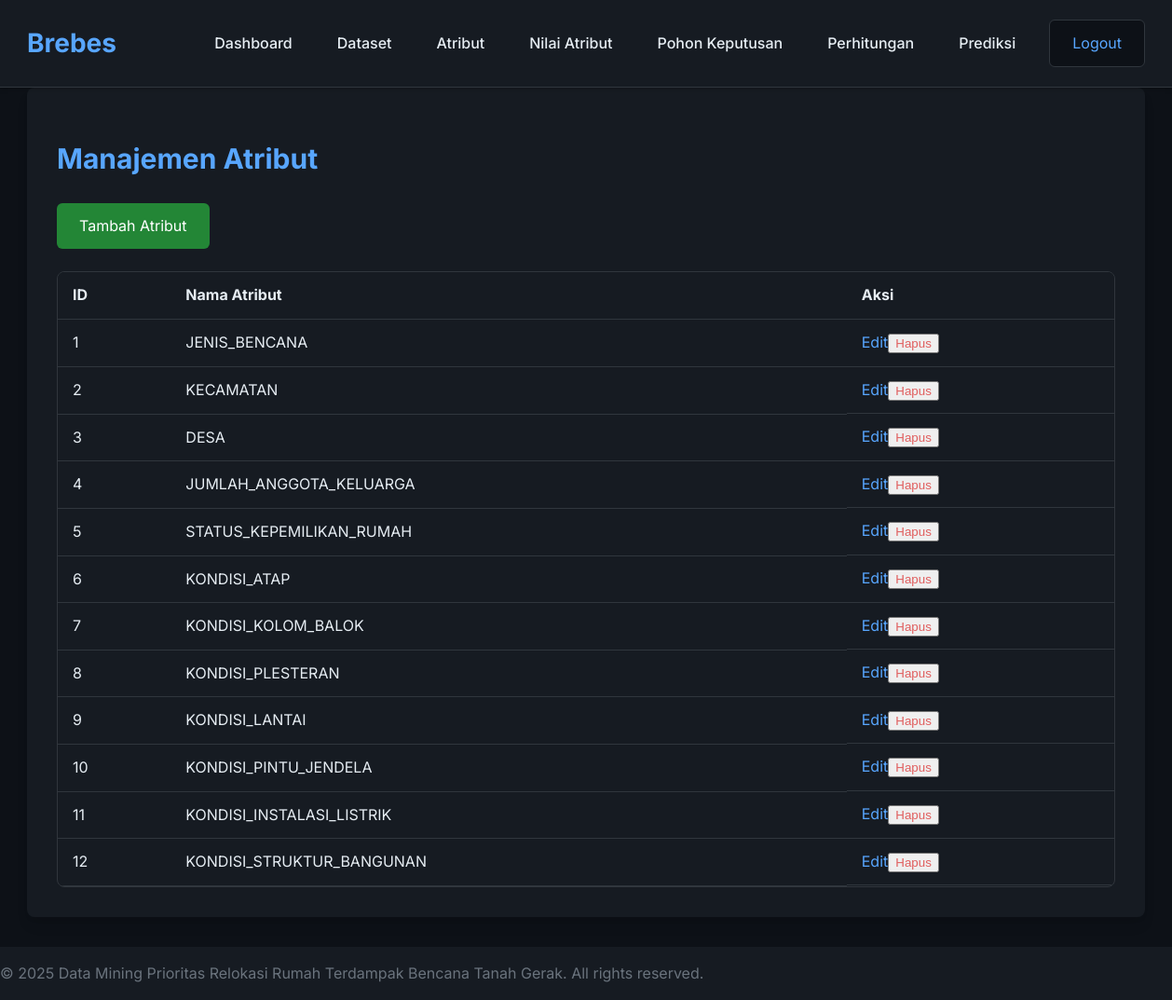
Page /attributes (signed in) on the committed database.
### app.py (models this page shows)
class Atribut(db.Model):
    __tablename__ = 'tb_atribut'
    id = db.Column(db.Integer, primary_key=True)
    nama = db.Column(db.String(100), nullable=False, unique=True)
    nilai_atributs = db.relationship('NilaiAtribut', backref='atribut', lazy=True, cascade="all, delete-orphan")

### app.py (the view)
@app.route('/attributes')
@login_required
def attributes():
    all_attributes = Atribut.query.all()
    return render_template('attributes.html', attributes=all_attributes)

### app.py (called while the page is built)
def login_required(f):
    from functools import wraps
    @wraps(f)
    def decorated_function(*args, **kwargs):
        if 'logged_in' not in session:
            flash('Anda harus login sebagai admin untuk mengakses halaman ini.', 'warning')
            return redirect(url_for('landing_page')) # Arahkan ke landing page jika tidak login
        return f(*args, **kwargs)
    return decorated_function

### templates/attributes.html (shortened to what this page needs)
{% extends "base.html" %}
{% block content %}
<div class="bg-dark-700 p-8 rounded-lg shadow-lg">
    <h1 class="text-3xl font-bold text-blue-500 mb-6">Manajemen Atribut</h1>
    <div class="flex gap-4 mb-6">
        <a href="{{ url_for('add_attribute') }}" class="btn btn-primary">Tambah Atribut</a>
    </div>
    <div class="table-container">
        <table class="min-w-full">
            <thead>
                <tr>
                    <th class="py-3 px-4">ID</th>
                    <th class="py-3 px-4">Nama Atribut</th>
                    <th class="py-3 px-4">Aksi</th>
                </tr>
            </thead>
            <tbody>
                {% for attr in attributes %}
                <tr class="border-b border-gray-700">
                    <td class="py-3 px-4">{{ attr.id }}</td>
                    <td class="py-3 px-4">{{ attr.nama }}</td>
                    <td class="py-3 px-4 flex gap-2">
                        <a href="{{ url_for('edit_attribute', id=attr.id) }}" class="text-blue-500 hover:text-blue-400">Edit</a>
                        <form action="{{ url_for('delete_attribute', id=attr.id) }}" method="POST" onsubmit="return confirm('Apakah Anda yakin ingin menghapus atribut ini? Semua nilai atribut terkait juga akan dihapus.');" class="inline-block">
                            <button type="submit" class="text-red-500 hover:text-red-400 bg-transparent border-none cursor-pointer p-0">Hapus</button>
                        </form>
                    </td>
                </tr>
                {% endfor %}
            </tbody>
        </table>
    </div>
</div>
{% endblock %}

### templates/base.html (shortened to what this page needs)
<!DOCTYPE html>
<html lang="id">
<head>
    <link rel="stylesheet" href="{{ url_for('static', filename='css/style.css') }}">
</head>
<body class="bg-dark-900 text-gray-100 min-h-screen flex flex-col">
    <nav class="navbar">
        <div class="container flex items-center justify-between">
            <a href="{{ url_for('landing_page') }}" class="brand">Brebes</a>
            <div class="nav-items" id="menuItems">
                {% if session.logged_in %}
                    <a href="{{ url_for('dashboard') }}" class="nav-link">Dashboard</a>
                    <a href="{{ url_for('dataset') }}" class="nav-link">Dataset</a>
                    <a href="{{ url_for('attributes') }}" class="nav-link">Atribut</a>
                    <a href="{{ url_for('attribute_values') }}" class="nav-link">Nilai Atribut</a>
                    <a href="{{ url_for('tree') }}" class="nav-link">Pohon Keputusan</a>
                    <a href="{{ url_for('calculation') }}" class="nav-link">Perhitungan</a>
                {% endif %}
                <a href="{{ url_for('predict') }}" class="nav-link">Prediksi</a>
                {% if session.logged_in %}
                    <a href="{{ url_for('logout') }}" class="btn btn-secondary ml-4">Logout</a>
                {% else %}
                    <a href="{{ url_for('login') }}" class="btn btn-primary ml-4">Login Admin</a>
                {% endif %}
            </div>
        </div>
    </nav>
    <main class="flex-grow">
        <div class="container px-4 py-8">
            {% block content %}{% endblock %}
        </div>
    </main>
    <footer class="bg-dark-700 text-gray-500 text-center py-4 mt-8 border-t border-gray-700">
        <p>&copy; 2025 Data Mining Prioritas Relokasi Rumah Terdampak Bencana Tanah Gerak. All rights reserved.</p>
    </footer>
</body>
</html>

### static/css/style.css (style rules this page uses)
body { font-family: 'Inter', sans-serif; background-color: #0d1117; color: #e6edf3; margin: 0; padding: 0; box-sizing: border-box; line-height: 1.6; }
h1, h2, h3, h4, h5, h6 { color: #e6edf3; margin-bottom: 0.5em; }
a { color: #58a6ff; text-decoration: none; }
.container { max-width: 1200px; margin: 0 auto; padding: 0 1.5rem; }
.flex { display: flex; }
.items-center { align-items: center; }
.justify-between { justify-content: space-between; }
.flex-col { flex-direction: column; }
.gap-4 { gap: 1rem; }
.rounded-lg { border-radius: 0.5rem; }
.shadow-lg { box-shadow: 0 10px 15px -3px rgba(0, 0, 0, 0.1), 0 4px 6px -2px rgba(0, 0, 0, 0.05); }
.bg-dark-700 { background-color: #161b22; }
.text-blue-500 { color: #58a6ff; }
.text-red-500 { color: #e05e5e; }
.text-gray-500 { color: #6a737d; }
.font-bold { font-weight: 700; }
.text-3xl { font-size: 1.875rem; }
.px-4 { padding-left: 1rem; padding-right: 1rem; }
.mb-6 { margin-bottom: 1.5rem; }
.mt-8 { margin-top: 2rem; }
.p-8 { padding: 2rem; }
.btn { display: inline-block; padding: 0.75rem 1.5rem; border-radius: 0.375rem; text-align: center; cursor: pointer; transition: background-color 0.2s ease-in-out, transform 0.2s ease-in-out; white-space: nowrap; }
.btn-primary { background-color: #238636; color: white; border: none; }
.btn-secondary { background-color: #0d1117; color: #58a6ff; border: 1px solid #30363d; }
.navbar { background-color: #161b22; padding: 1rem 0; border-bottom: 1px solid #30363d; box-shadow: 0 2px 5px rgba(0,0,0,0.2); position: sticky; top: 0; z-index: 1000; }
.navbar .container { display: flex; justify-content: space-between; align-items: center; width: 100%; flex-wrap: wrap; }
.navbar .brand { font-size: 1.75rem; font-weight: 700; color: #58a6ff; padding: 0.5rem 0; transition: color 0.2s ease-in-out; }
.navbar .nav-items { display: flex; align-items: center; gap: 1.5rem; flex-wrap: wrap; }
.navbar .nav-link { color: #e6edf3; font-weight: 500; padding: 0.5rem 0.75rem; border-radius: 0.375rem; transition: background-color 0.2s ease-in-out, color 0.2s ease-in-out; white-space: nowrap; }
.table-container { overflow-x: auto; border-radius: 0.5rem; border: 1px solid #30363d; }
.min-w-full { min-width: 100%; }
table { width: 100%; border-collapse: collapse; }
table th, table td { padding: 0.75rem 1rem; text-align: left; border-bottom: 1px solid #30363d; }
table thead { background-color: #161b22; color: #e6edf3; }
.nav-items { display: flex; gap: 1rem; align-items: center; }

### rows in the picture
Atribut: id "1", nama "JENIS_BENCANA"
Atribut: id "2", nama "KECAMATAN"
Atribut: id "3", nama "DESA"
Atribut: id "4", nama "JUMLAH_ANGGOTA_KELUARGA"
Atribut: id "5", nama "STATUS_KEPEMILIKAN_RUMAH"
Atribut: id "6", nama "KONDISI_ATAP"
Atribut: id "7", nama "KONDISI_KOLOM_BALOK"
Atribut: id "8", nama "KONDISI_PLESTERAN"
Atribut: id "9", nama "KONDISI_LANTAI"
Atribut: id "10", nama "KONDISI_PINTU_JENDELA"
Atribut: id "11", nama "KONDISI_INSTALASI_LISTRIK"
Atribut: id "12", nama "KONDISI_STRUKTUR_BANGUNAN"
